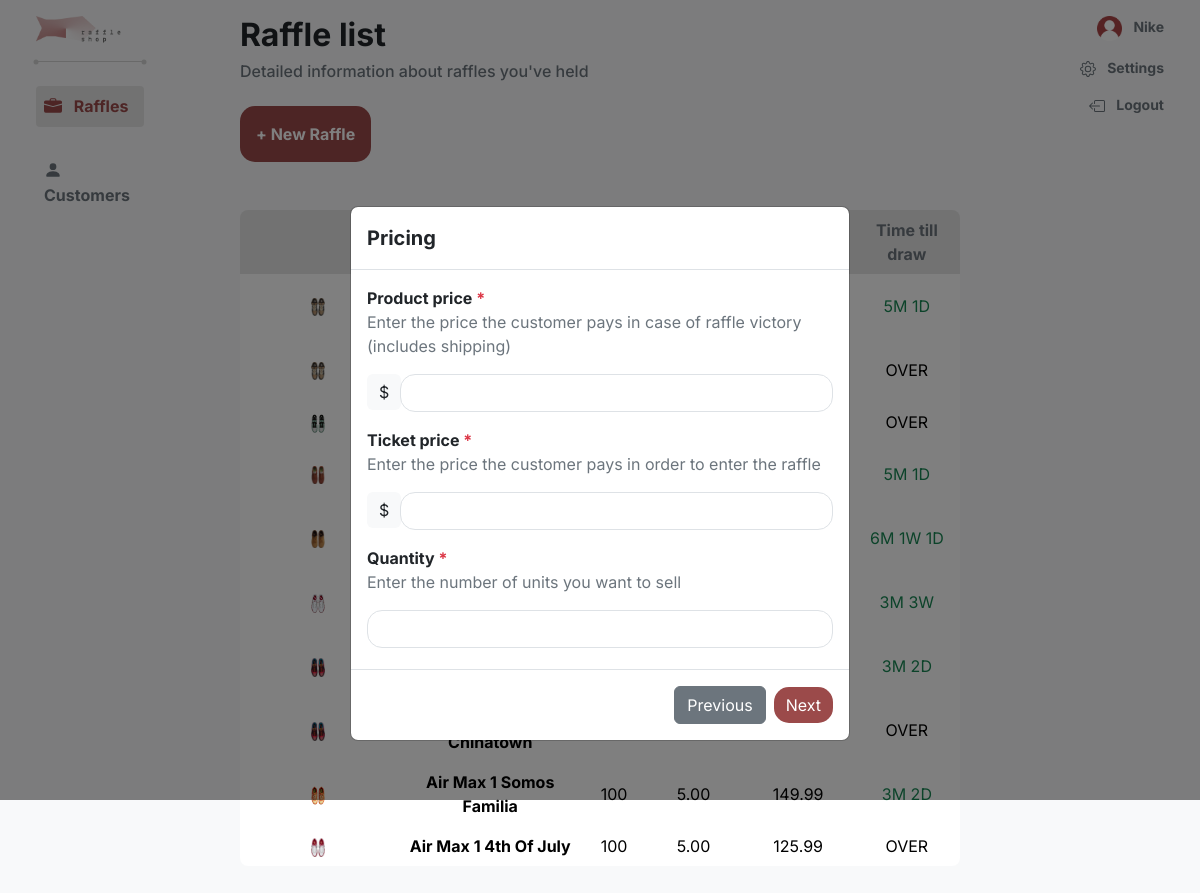
The app's page /create_raffle_first/ (signed in) with its own data.
### raffleshop/models.py (models this page shows, shortened)
class Raffle(models.Model):
    begin_datetime = models.DateTimeField()
    end_datetime = models.DateTimeField()
    product = models.ForeignKey(
        Product, on_delete=models.CASCADE, related_name="raffles")
    product_price = MoneyField(
        decimal_places=2,
        default=0,
        default_currency='USD',
        max_digits=11,
    )
    ticket_price = MoneyField(
        decimal_places=2,
        default=0,
        default_currency='USD',
        max_digits=11,
    )
    num_pairs = models.IntegerField()
    shipping_info = models.ForeignKey(
        ShippingInfo, on_delete=models.CASCADE, related_name="raffles", null=True, blank=True)

class Product(models.Model):
    name = models.CharField(max_length=255)
    description = models.TextField()
    series = models.ForeignKey(
        Series, on_delete=models.CASCADE, related_name="products", blank=True, null=True)

class ProductImage(models.Model):
    description = models.CharField(
        max_length=250, default="No description for image.")
    product = models.ForeignKey(
        Product, on_delete=models.CASCADE, related_name='images')
    file = models.FileField(upload_to='product_images', blank=True)

class Series(models.Model):
    name = models.CharField(max_length=255)
    brand = models.ForeignKey(
        User, on_delete=models.CASCADE, related_name='products_in_series', default=None)

### raffleshop/views.py (the view, shortened to what this page needs)
# urls.py: path('create_raffle_first/', views.create_raffle_first,
def create_raffle_first(request, pipe=None):
    if not request.user.is_authenticated or not request.user.is_staff:
        return redirect("home")
    raffles_from_seller = Raffle.objects.filter(
        product__series__brand__username=request.user.username)
    series_from_seller = Series.objects.filter(
        brand__username=request.user.username)
    request.session['pipe'] = pipe
    return render(request, "create_raffle_first.html", {'raffles': raffles_from_seller, 'series': series_from_seller})

### raffleshop/templatetags/custom_filters.py (called while the page is built)
@register.filter(name='remaining_time')
def remaining_time(end_datetime):
    now = timezone.now()
    time_difference = end_datetime - now
    is_future = time_difference.total_seconds() > 0
    time_difference = abs(time_difference)
    weeks = time_difference.days // 7
    days = time_difference.days % 7
    months = weeks // 4
    weeks %= 4
    parts = []
    if months > 0:
        parts.append(f"{months}M")
    if weeks > 0:
        parts.append(f"{weeks}W")
    if days > 0 or (months == 0 and weeks == 0):
        parts.append(f"{days}D")
    formatted_time = " ".join(parts)
    return (formatted_time, is_future)

### templates/create_raffle_first.html (shortened to what this page needs)
{% load crispy_forms_filters %} {% load crispy_forms_tags %}
{% load custom_filters %}
<!DOCTYPE html>
<html lang="en">
  <head>
    {% load bootstrap5 static %} {% bootstrap_css %} {% bootstrap_javascript %}
    <link rel="stylesheet" href="{% static 'css/styles.css' %}" />
  </head>
  <body class="bg-light">
    <div class="sellers container-fluid bg-light text-dark mx-0 px-0">
      <div class="row">
        <div class="col-lg-2 px-5 py-3">
          <a class="d-inline-block" href="/">
            <img
              class="logo-top-center"
              src="{% static 'img/logo-light.png' %}"
              width="100%"
              height="auto"
            />
          </a>
          <div class="dotted-hr my-3 opacity-50"></div>
          <div class="inter fw-bold my-4 sellers-menu-item active p-2">
            <a href="#" class="text-reset text-decoration-none">
              Raffles
            </a>
          </div>
          <div class="inter fw-bold my-4 text-secondary sellers-menu-item p-2">
            <a href="#" class="text-reset text-decoration-none">
              <svg
                xmlns="http://www.w3.org/2000/svg"
                width="18"
                height="18"
                fill="currentColor"
                class="bi bi-person-fill me-2 mb-1"
                viewBox="0 0 16 16"
              >
                <path
                  d="M3 14s-1 0-1-1 1-4 6-4 6 3 6 4-1 1-1 1H3Zm5-6a3 3 0 1 0 0-6 3 3 0 0 0 0 6Z"
                />
              </svg>
              Customers
            </a>
          </div>
        </div>
        <div class="col-lg-8 ps-lg-5 px-5 py-3">
          <h2 class="h2 inter fw-bold">Raffle list</h2>
          <h3 class="h6 inter text-secondary">
            Detailed information about raffles you've held
          </h3>
          <button
            class="btn btn-primary inter fw-bold p-3 mt-3"
            data-bs-toggle="modal"
            data-bs-target="#exampleModalCenter"
          >
            + New Raffle
          </button>
          <div
            class="modal fade"
            id="exampleModalCenter"
            data-bs-backdrop="static"
            data-bs-keyboard="false"
            tabindex="-1"
            role="dialog"
            aria-labelledby="exampleModalCenterTitle"
            aria-hidden="true"
          >
            <div class="modal-dialog modal-dialog-centered" role="document">
              <div class="modal-content">
                <div class="modal-header">
                  <h5
                    class="modal-title fw-bold inter"
                    id="exampleModalLongTitle"
                  >
                    Pricing
                  </h5>
                </div>
                <div class="modal-body inter">
                  <form
                    id="create-raffle"
                    method="post"
                    action="/create_raffle_first/"
                    enctype="multipart/form-data"
                  >
                    <p class="fw-bold my-0">
                      Product price <span class="text-danger">*</span>
                    </p>
                    <p class="text-secondary my-0">
                      Enter the price the customer pays in case of raffle
                      victory (includes shipping)
                    </p>
                    <div class="input-group mt-3">
                      <div class="input-group-prepend">
                        <span
                          class="input-group-text border-0 bg-light"
                          id="basic-addon1"
                          >$</span
                        >
                      </div>
                      <input
                        form="create-raffle"
                        type="text"
                        id="product_price"
                        name="product_price"
                        class="form-control text-dark my-0"
                        required
                      />
                    </div>
                    <p class="fw-bold mb-0 mt-3">
                      Ticket price <span class="text-danger">*</span>
                    </p>
                    <p class="text-secondary my-0">
                      Enter the price the customer pays in order to enter the
                      raffle
                    </p>
                    <div class="input-group mt-3">
                      <div class="input-group-prepend">
                        <span
                          class="input-group-text border-0 bg-light"
                          id="basic-addon1"
                          >$</span
                        >
                      </div>
                      <input
                        form="create-raffle"
                        type="text"
                        id="ticket_price"
                        name="ticket_price"
                        class="form-control text-dark my-0"
                        required
                      />
                    </div>
                    <p class="fw-bold mb-0 mt-3">
                      Quantity <span class="text-danger">*</span>
                    </p>
                    <p class="text-secondary my-0">
                      Enter the number of units you want to sell
                    </p>
                    <input
                      form="create-raffle"
                      type="text"
                      id="num_pairs"
                      name="num_pairs"
                      class="form-control text-dark mt-3"
                      required
                    />
                  </form>
                </div>
                <div class="modal-footer">
                  <button
                    class="btn btn-secondary inter"
                    onclick="history.back()"
                  >
                    Previous
                  </button>
                  <button
                    form="create-raffle"
                    type="submit"
                    class="btn btn-primary inter"
                  >
                    Next
                  </button>
                </div>
              </div>
            </div>
          </div>
          <div class="table-responsive inter my-5">
            <table
              class="table table-borderless rounded rounded-3 overflow-hidden border-0 table-dashboard"
            >
              <thead>
                <tr>
                  <th
                    scope="col"
                    class="text-secondary align-middle text-center"
                  ></th>
                  <th
                    scope="col"
                    class="text-secondary align-middle text-center"
                  >
                  </th>
                  <th
                    scope="col"
                    class="text-secondary align-middle text-center"
                  >
                  </th>
                  <th
                    scope="col"
                    class="text-secondary align-middle text-center"
                  >
                  </th>
                  <th
                    scope="col"
                    class="text-secondary align-middle text-center"
                  >
                  </th>
                  <th
                    scope="col"
                    class="text-secondary align-middle text-center"
                  >
                    Time till draw
                  </th>
                </tr>
              </thead>
              <tbody class="text-center">
                {% for raffle in raffles %}
                <tr>
                  <td class="align-middle table-data-image">
                    {% with images_list=raffle.product.images.all %}
                    <img
                      src="{{ images_list.3.file.url }}"
                      width="10%"
                      height="auto"
                      alt="Product Image"
                    />
                    {% endwith %}
                  </td>
                  <td class="align-middle fw-bold">
                    {{ raffle.product.series.name }} {{ raffle.product.name }}
                  </td>
                  <td class="align-middle">{{ raffle.num_pairs }}</td>
                  <td class="align-middle">{{ raffle.ticket_price }}</td>
                  <td class="align-middle">{{ raffle.product_price }}</td>
                  <td class="align-middle">
                    {% with time_info=raffle.end_datetime|remaining_time %}
                    {% if time_info.1 %}
                    <span class="text-success">{{ time_info.0 }}</span>
                    {% else %}
                    OVER
                    {% endif %}
                    {% endwith %}
                  </td>
                </tr>
                {% endfor %}
              </tbody>
            </table>
          </div>
        </div>
        <div
          class="col-lg-2 px-5 py-3 my-lg-0 my-3 small text-lg-end text-center"
        >
          <a
            href="#"
            class="text-secondary text-decoration-none inter fw-bold d-block mb-3"
            ><img
              src="{% static 'img/user-img.png' %}"
              width="25px"
              height="auto"
              class="me-2"
            />
            {{ user.first_name }}</a
          >
          <a
            href="#"
            class="text-secondary text-decoration-none inter fw-bold d-block mb-3"
          >
            Settings
          </a>
          <a
            href="/logout/"
            class="text-secondary text-decoration-none inter fw-bold d-block"
          >
            Logout
          </a>
        </div>
      </div>
    </div>
  </body>
</html>

### static/css/styles.css (style rules this page uses)
* { box-sizing: border-box; }
body { background-color: #1e1e1e; color: white; font-family: Lekton, sans-serif; }
p, .sort-dropdown-menu > li > a, .btn-sort { font-family: Inter, sans-serif; }
.sneaker-card, .product-gallery-img, .series-image, .btn-primary { transition: opacity 0.2s ease-out !important; }
.dotted-hr { position: relative; height: 1px; background-color: #aeaeae; padding: 0 10px; }
.dotted-hr::before, .dotted-hr::after { content: ""; position: absolute; top: 50%; width: 5px; height: 5px; border-radius: 50%; background-color: #aeaeae; }
.dotted-hr::before { left: 0; transform: translate(-50%, -50%); }
.dotted-hr::after { right: 0; transform: translate(50%, -50%); }
.btn-primary { background-color: #9b4a4a !important; border: none !important; border-radius: 15px !important; }
input { background-color: transparent !important; border-radius: 15px !important; margin: 5px 0; color: white !important; }
.table-dashboard th { background-color: #e5e5e5 !important; }
.inter { font-family: Inter, sans-serif; }
.explore, .logo-big, .logo-top-center, #logo-checkout, .enroll > form > button { transition: filter 0.5s ease; }
.btn { white-space: normal !important; word-wrap: break-word; }
.sellers-menu-item.active { color: #9b4a4a !important; background-color: #e5e5e5; border-radius: 4px; }
.table-data-image { max-width: 200px !important; }

### templates/create_raffle_first.html (style rules this page uses)
body { overflow-x: hidden; }

### records on screen
Raffle: product.images.all.3.file (picture), value "5M 1D"
Raffle: product.images.all.3.file (picture), shows "OVER"
Raffle: product.images.all.3.file (picture), shows "OVER"
Raffle: product.images.all.3.file (picture), value "5M 1D"
Raffle: product.images.all.3.file (picture), value "6M 1W 1D"
Raffle: product.images.all.3.file (picture), value "3M 3W"
Raffle: product.images.all.3.file (picture), value "3M 2D"
Raffle: product.images.all.3.file (picture), shows "OVER"
Raffle: product.images.all.3.file (picture), product.series.name "Air Max 1", product.name "Somos Familia", num_pairs "100", ticket_price "5.00", product_price "149.99", value "3M 2D"
Raffle: product.images.all.3.file (picture), product.series.name "Air Max 1", product.name "4th Of July", num_pairs "100", ticket_price "5.00", product_price "125.99", shows "OVER"

### other values on screen
{{ user.first_name }} "Nike"
